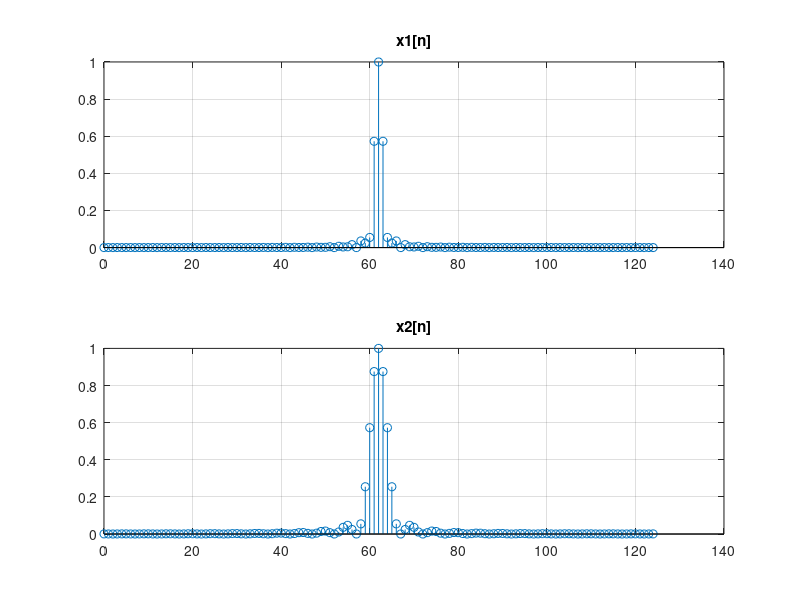

This figure's MATLAB source:
n = 0:124;
x1 = sinc(0.4*(n-62)).*sinc(0.4*(n-62));
x2 = sinc(0.2*(n-62)).*sinc(0.2*(n-62));
subplot(2,1,1);
stem(n,x1);
grid;
title('x1[n]');
subplot(2,1,2);
stem(n,x2);
grid;
title('x2[n]');